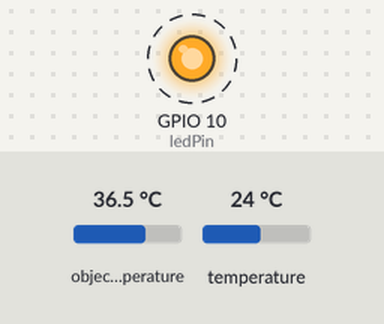
Simulated run of this program. Board: Seeed XIAO ESP32-C3. Shown: output pins drawn as LEDs (lit = HIGH). Dashed ring = blinking. Inputs (shaded band) come from the test bench; at power-on: object temperature 36.5 °C, temperature 24 °C. Nothing arrives over Bluetooth unless stated; a phone connects over Bluetooth LE 3 s after start; what the program prints to the serial monitor is not drawn.

Above: at 3.5 s.
Timing chart, 0 to 7.6 s (numbered marks = the images above):
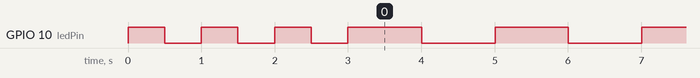

Measured:
- by itself, GPIO 10 (ledPin): repeats every 1.0 s: HIGH 0.50 s, LOW 0.50 s

The program:

main.cpp
```cpp
#include <BLEDevice.h>
#include <BLEServer.h>
#include <BLEUtils.h>
#include <BLE2902.h>
#include <Wire.h>
#include <Adafruit_MLX90614.h>
#include <stdlib.h>
Adafruit_MLX90614 mlx = Adafruit_MLX90614();


#define SERVICE_UUID        "2c4133b0-1d80-4a87-966b-e71e4cc3a577"
#define CHARACTERISTIC_UUID "b1c1ee71-2ecd-4a6c-9159-59058addefcc"
#define NCOUNT 10
#define CHECK_INTERVAL_WHEN_NOT_FIRED 4 //20
#define CHECK_INTERVAL_WHEN_FIRED 1 //4
#define FIRED_DVALUE  1    //15  //when the object temperture is greater then the ambitoin temperture for 15C,support that the cooktop is fired.
#define DODEBUG 1
BLEServer* pServer = NULL;
BLECharacteristic* pCharacteristic = NULL;
bool deviceConnected = false;
bool oldDeviceConnected = false;
unsigned long previousMillis = 0;
const long interval = 1000;
int iLoop=0;
int nIsFired=0;
const int ledPin =  D10;
int t_Ambient;
int t_Object;
int at_Ambient[NCOUNT];
int at_Object[NCOUNT];
int i_curpos=0;
int nReadCount=0;
int nTimesToSend=CHECK_INTERVAL_WHEN_FIRED;
char buf[20];


class MyServerCallbacks : public BLEServerCallbacks {
  void onConnect(BLEServer* pServer) {
    if (DODEBUG)
      Serial.println("Connected");
    deviceConnected = true;
  };

  void onDisconnect(BLEServer* pServer) {
    if (DODEBUG)
      Serial.println("DisConnected");
    deviceConnected = false;
  }
};

class MyCallbacks: public BLECharacteristicCallbacks {
    void onWrite(BLECharacteristic *pCharacteristic) { //when a characteristic is written
      String value = pCharacteristic->getValue();

      if (value.length() > 0) {
        Serial.println("*********");
        Serial.print("Send New value: ");
        //Serial.print(value);
        for (int i = 0; i < value.length(); i++)
          Serial.print(value[i]);

        Serial.println();
        Serial.println("*********");
      }
    }
};

int read_temperture(int avgN){
  int rt;
  int t_obj=0;
  int t_Amb=0;
  //read temperture from MLX90614,and save into the array
  t_Amb=(int)(mlx.readAmbientTempC());
  if(t_Amb<0)
    t_Amb=0;
  at_Ambient[i_curpos]=t_Amb;
  t_obj=(int)(mlx.readObjectTempC());
  if(t_obj<0)
    t_obj=0;
  at_Object[i_curpos]=t_obj;
  rt=100*t_obj+t_Amb;
  //let to looply use the array for the next time reading
  i_curpos++;
  if(i_curpos>=NCOUNT)
    i_curpos=0;
  nReadCount++; // the number of temperture reading
  if(nReadCount>=avgN){
    t_obj=0;
    t_Amb=0;
    for (int i=0;i<avgN;i++){
      int idx=(i_curpos-1-i+NCOUNT)%NCOUNT;
      t_obj+=at_Object[idx];
      t_Amb+=at_Ambient[idx];
    }
    t_obj/=avgN;
    t_Amb/=avgN;          // get avgN of recent datas,and calculate the average.
    rt=100*t_obj+t_Amb;   //here combine the Ambient temperture and Object temperture into a integer.
  }
  return rt;

  //Serial.print("\tObject = ");  Serial.print(t_Object);  Serial.println("*C");
  /*
  Serial.print("Ambient = ");
  Serial.print(mlx.readAmbientTempF());
  Serial.print("*F\tObject = ");
  Serial.print(mlx.readObjectTempF());
  Serial.println("*F");*/
}

void setup() {
  mlx.begin();
  if (DODEBUG){
    pinMode(ledPin, OUTPUT);
    for(int i=0;i<3;i++)
    {
        digitalWrite(ledPin, HIGH);
        delay(500);
        digitalWrite(ledPin, LOW);
        delay(500);

    }
    digitalWrite(ledPin, HIGH);
  }
  int t=read_temperture(5);
  t_Object=t/100;
  t_Ambient=t%100;
  Serial.begin(115200);

  BLEDevice::init("XIAO_ESP32C3_YUJUNXIAN");

  pServer = BLEDevice::createServer();
  pServer->setCallbacks(new MyServerCallbacks());

  BLEService *pService = pServer->createService(SERVICE_UUID);
  //BLECharacteristic *
  pCharacteristic = pService->createCharacteristic(
                                        CHARACTERISTIC_UUID,
                                        BLECharacteristic::PROPERTY_READ |
                                        BLECharacteristic::PROPERTY_WRITE|
                                        BLECharacteristic::PROPERTY_NOTIFY
                                       );
  pCharacteristic->addDescriptor(new BLE2902());
  //pCharacteristic->setCallbacks(new MyCallbacks());
  //pCharacteristic->setValue("Hello World");//from pCharacteristic on BLEService of pServer on BLEDevice.

  memset(buf,0,20);
  itoa(100*t_Object+t_Ambient,buf,10);
  int l=strlen(buf);
  buf[l+1]='0';
  buf[l]=':';
  buf[l+2]=0;
  String s(buf);
  pCharacteristic->setValue(s);

  pService->start();

  Serial.println("Service started.");

  BLEAdvertising *pAdvertising = pServer->getAdvertising();
  //pAdvertising->start();
  //BLEAdvertising *pAdvertising = BLEDevice::getAdvertising();
  pAdvertising->addServiceUUID(SERVICE_UUID);
  pAdvertising->setScanResponse(true);
  pAdvertising->setMinPreferred(0x06);  // functions that help with iPhone connections issue
  pAdvertising->setMinPreferred(0x12);
  pAdvertising->start();

  //BLEDevice::startAdvertising();

  Serial.println("Advertising started.");
  Serial.print("Characteristic defined:");
  Serial.println(s);
  Serial.println("Now you can read it in your phone!");
}

void loop() {
  iLoop++;
  if (iLoop%2 == 0) {
      // turn off the LED：
      if (DODEBUG)
        digitalWrite(ledPin, LOW);
      if (iLoop%nTimesToSend==0){ //it is time to read temperture
        int t=read_temperture(5);
        t_Object=t/100;
        t_Ambient=t%100;
        if (DODEBUG) {
          Serial.print("Ambient = ");   Serial.print(t_Ambient); Serial.print("°C");
          Serial.print("\tObject = ");  Serial.print(t_Object);  Serial.println("°C");
        }
        if(t_Object-t_Ambient>FIRED_DVALUE){
          nIsFired=1;
          nTimesToSend=CHECK_INTERVAL_WHEN_FIRED;
          iLoop=0;
        }
        else {
          nIsFired=0;
          nTimesToSend=CHECK_INTERVAL_WHEN_NOT_FIRED;
          iLoop=0;
        }

        if (deviceConnected) {  //if the sensor is connected by display, set the new temperture value into the specified characteristic
          char isFired='0';
          if (nIsFired){
            isFired='1';
          }
          memset(buf,0,20);
          itoa(100*t_Object+t_Ambient,buf,10);
          int l=strlen(buf);
          buf[l+1]=isFired;
          buf[l]=':';
          buf[l+2]=0;
          String s(buf);
          pCharacteristic->setValue(s);
          pCharacteristic->notify();
          if (DODEBUG){
            Serial.print("Notify value:");
            Serial.println(s);
          }
        }
      }

  }
  else {
      // turn on the LED：
      if (DODEBUG)
        digitalWrite(ledPin, HIGH);
  }

  // disconnecting
  if (!deviceConnected && oldDeviceConnected) {
      delay(500);  // give the bluetooth stack the chance to get things ready
      pServer->startAdvertising();  // advertise again
      Serial.println("Start advertising");
      oldDeviceConnected = deviceConnected;
  }
  // connecting
  if (deviceConnected && !oldDeviceConnected) {
      // do stuff here on connecting
      oldDeviceConnected = deviceConnected;
  }

  delay(1000);
}
```
